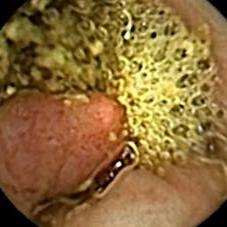
#> input picture images/18.jpg, 227 x 227 px
$ python SVM_test.py   (older library calls are emulated)
#> lines starting #> are read from the running program, lines starting #| are printed output that depends on the picture
import numpy as np
import matplotlib.pyplot as plt
from skimage import io
import imageio
from sklearn.cluster import KMeans
from sklearn.svm import SVC

##18----------------------------------------------------------------------------------------------
classes = {'wall': 0, 'polyp': 1, 'dirt': 2, 'dark': 3, 'hole': 4}
n_classes = len(classes)
palette = np.uint8([[234, 164, 128], [234, 112, 78], [234, 207, 79], [0, 0, 0], [67,52,31]])

img = io.imread('./images/18.jpg')
#> img is the input picture: shape (227, 227, 3); mean R, G, B 139.7, 106.2, 56.5
img2 = img
rows, cols, bands = img.shape
#> rows = 227; cols = 227; bands = 3


X = img.reshape(rows*cols, bands)
kmeans = KMeans(n_clusters=n_classes, random_state=0).fit(X)

supervised = n_classes*np.ones(shape=(rows, cols), dtype=np.int)
supervised[205:227, 90:200] = classes['wall']
supervised[165:205, 125:210] = classes['wall']
supervised[110:195, 0:82] = classes['polyp']
supervised[190:205, 12:35] = classes['polyp']
supervised[105:149, 50:120] = classes['polyp']
supervised[50:140, 130:185] = classes['dirt']
supervised[40:75, 15:150] = classes['dirt']
#supervised[40:45, 50:55] = classes['dirt']
#supervised[50:60, 15:25] = classes['hole']
supervised[0:12, 0:12] = classes['dark']

y = supervised.ravel()
train = np.flatnonzero(supervised < n_classes)
test = np.flatnonzero(supervised == n_classes)

clf = SVC()
clf.fit(X[train], y[train])
y[test] = clf.predict(X[test])
supervised = y.reshape(rows, cols)
#io.imshow(palette[supervised])
plt.imshow(img2)
plt.show()
plt.imshow(palette[supervised], cmap=plt.cm.binary)
plt.show()
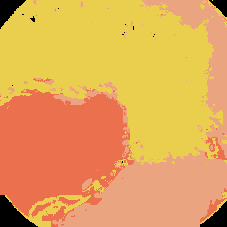
#> shown: shape (227, 227, 3); mean R, G, B 227, 166.4, 88.3

supervised_18 = supervised
imageio.imwrite('./images/18_SVM.jpg',palette[supervised])
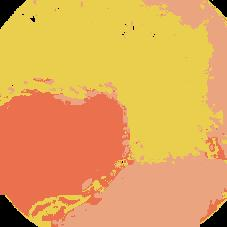
#> saved as 18_SVM.jpg: shape (227, 227, 3); mean R, G, B 227.2, 166.5, 88
